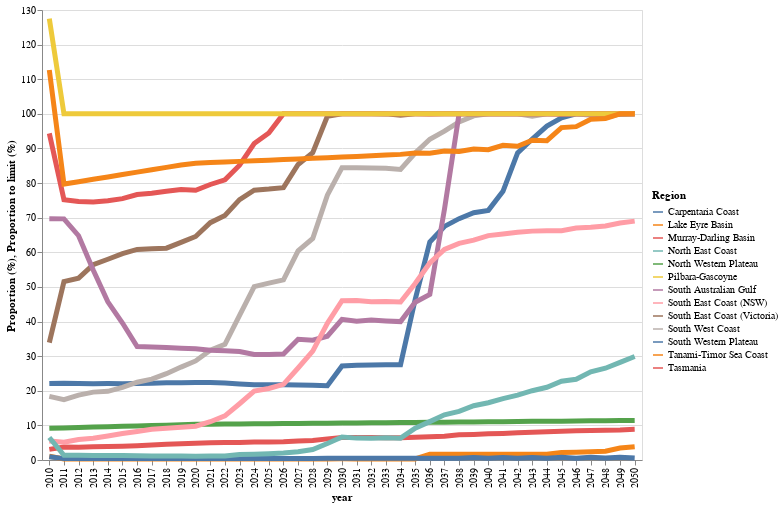

Notebook source saved alongside this figure:
### Markdown cell above
## Get water use to the limit in percentage

### Code cell
# HIDE CODE
plot_water_percent(water_df)

### Figure 1 — Vega-Lite specification as saved in the notebook (floating-point values rounded to 4 significant figures; data arrays with more than 128 entries replaced by an {"elided": "..."} marker saying what was removed)
{"config": {"view": {"continuousWidth": 300, "continuousHeight": 300}}, "layer": [{"mark": {"type": "point", "opacity": 0, "size": 300}, "encoding": {"color": {"field": "REGION_NAME", "legend": null, "type": "nominal"}, "tooltip": [{"field": "REGION_NAME", "title": "Region", "type": "nominal"}, {"field": "PROPORTION_%", "title": "Proportion (%)", "type": "quantitative"}, {"field": "year", "title": "Year", "type": "ordinal"}], "x": {"field": "year", "type": "ordinal"}, "y": {"field": "PROPORTION_%", "title": "Proportion (%)", "type": "quantitative"}}}, {"mark": {"type": "line", "size": 5}, "encoding": {"color": {"field": "REGION_NAME", "legend": {"direction": "vertical", "legendX": 610, "legendY": 180.0, "orient": "none", "title": "Region", "titleAnchor": "start"}, "type": "nominal"}, "x": {"field": "year", "type": "nominal"}, "y": {"field": "PROPORTION_%", "title": "Proportion to limit (%)", "type": "quantitative"}}}], "data": {"name": "data-3d0e4589268b1f13ace59db76e91fe19"}, "height": 450, "resolve": {"scale": {"color": "independent"}}, "width": 600, "$schema": "https://vega.github.io/schema/vega-lite/v5.15.1.json", "datasets": {"data-3d0e4589268b1f13ace59db76e91fe19": {"elided": "533 records"}}}
